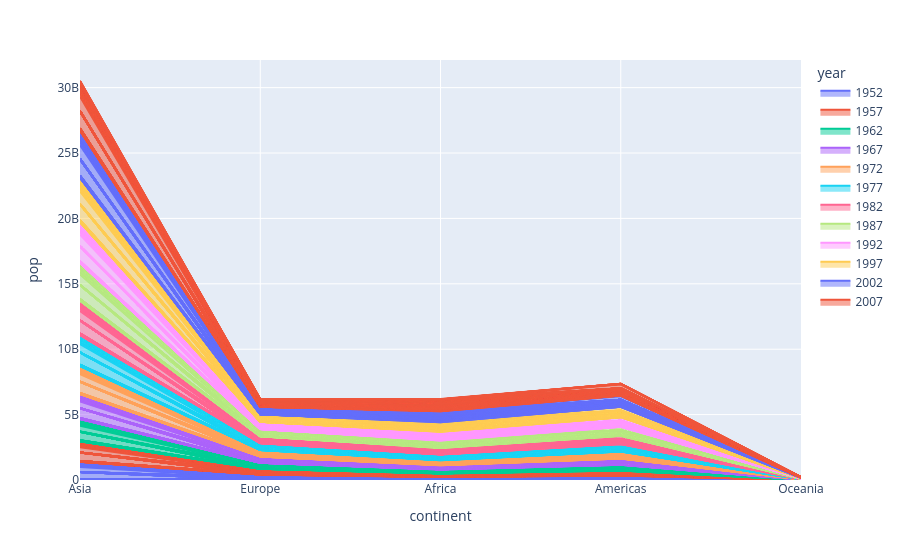

Notebook code for this chart:
### Code cell
df = px.data.gapminder()
fig = px.area(df, x="continent", y="pop", color="year", line_group="country")
fig.show()
